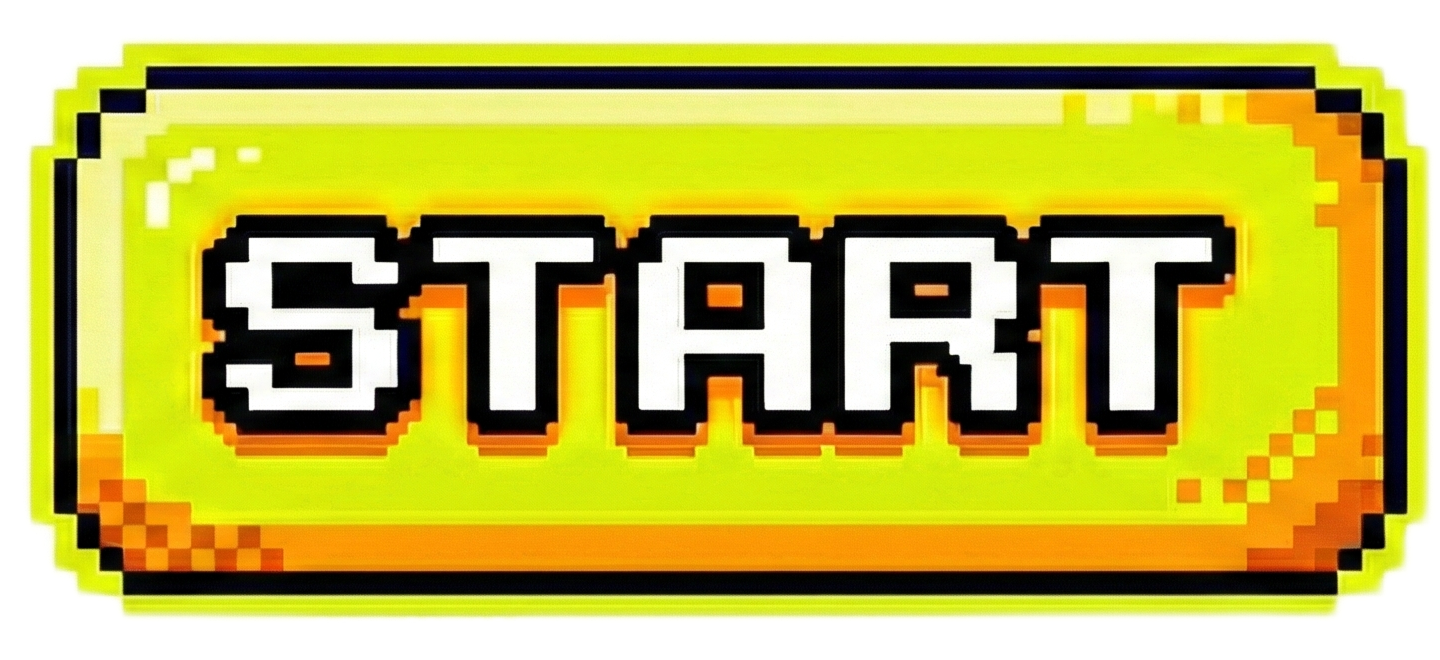
#> input picture public/start-button-1.png, 1440 x 660 px
$ python crop_button.py
#> lines starting #> are read from the running program, lines starting #| are printed output that depends on the picture
from PIL import Image
import os
from collections import deque

def crop_center_component(img_path, output_path):
#> called with img_path = 'public/start-button-1.png', output_path = 'public/start-button-cropped.png'
    try:
        with Image.open(img_path) as img:
#> img is the input picture: PIL image 1440x660 RGBA; mean R, G, B, A 177, 167.9, 65.5, 211.6
            img = img.convert("RGBA")
            width, height = img.size
#> width = 1440; height = 660
            pixels = img.load()

            # Visited array
            visited = set()

            # Start from center
            start_x, start_y = width // 2, height // 2
#> start_x = 720; start_y = 330

            # Check if center is transparent. If so, search spirally for a non-transparent pixel
            if pixels[start_x, start_y][3] == 0:
                print("Center is transparent. Searching for content...")
                found = False
                # Simple spiral or just scan center area
                for r in range(1, min(width, height)//2, 10):
                    if found: break
                    for i in range(-r, r+1, 5): # Step 5 for speed
                        if found: break
                        # Check top/bottom rows of box
                        for x in [start_x + i, start_x - i]:
                            if 0 <= x < width:
                                for y in [start_y - r, start_y + r]:
                                    if 0 <= y < height and pixels[x, y][3] > 0:
                                        start_x, start_y = x, y
                                        found = True
                                        break
                if not found:
                    print("Could not find content near center.")
                    return False

            print(f"Starting flood fill from ({start_x}, {start_y})")
#| Starting flood fill from (720, 330)

            # BFS to find connected component
            queue = deque([(start_x, start_y)])
            visited.add((start_x, start_y))

            min_x, max_x = start_x, start_x
#> min_x = 720; max_x = 720
            min_y, max_y = start_y, start_y
#> min_y = 330; max_y = 330

            count = 0

            while queue:
                x, y = queue.popleft()

                # Update bbox
                min_x = min(min_x, x)
                max_x = max(max_x, x)
                min_y = min(min_y, y)
                max_y = max(max_y, y)

                count += 1
                if count % 10000 == 0:
                    print(f"Processed {count} pixels...")

                # Check neighbors (4-connectivity)
                for dx, dy in [(-1, 0), (1, 0), (0, -1), (0, 1)]:
                    nx, ny = x + dx, y + dy

                    if 0 <= nx < width and 0 <= ny < height:
                        if (nx, ny) not in visited:
                            # If alpha > 10 (tolerance for semi-transparent edges)
                            if pixels[nx, ny][3] > 10:
                                visited.add((nx, ny))
                                queue.append((nx, ny))
                            else:
                                # Mark as visited to avoid re-checking transparent pixels too many times?
                                # No, because we only add to queue if it's part of component.
                                # But we should keep track of visited transparent pixels to avoid checking them again?
                                # Actually, standard BFS visited set should contain ALL visited nodes.
                                # BUT here we only traverse the component.
                                # So we check color before adding to queue.
                                # We can't add transparent pixels to 'visited' if we don't traverse them.
                                # But we need to avoid checking the same transparent neighbor multiple times from different component pixels.
                                # So we can have a 'checked' set.
                                pass
#> after the loop, count = 814772

            print(f"Component found. BBox: ({min_x}, {min_y}, {max_x}, {max_y})")
#| Component found. BBox: (18, 31, 1434, 621)

            # Crop
            # Add a small padding
            padding = 5
            crop_box = (
                max(0, min_x - padding),
                max(0, min_y - padding),
                min(width, max_x + 1 + padding),
                min(height, max_y + 1 + padding)
            )
#> crop_box = (13, 26, 1440, 627)

            cropped_img = img.crop(crop_box)
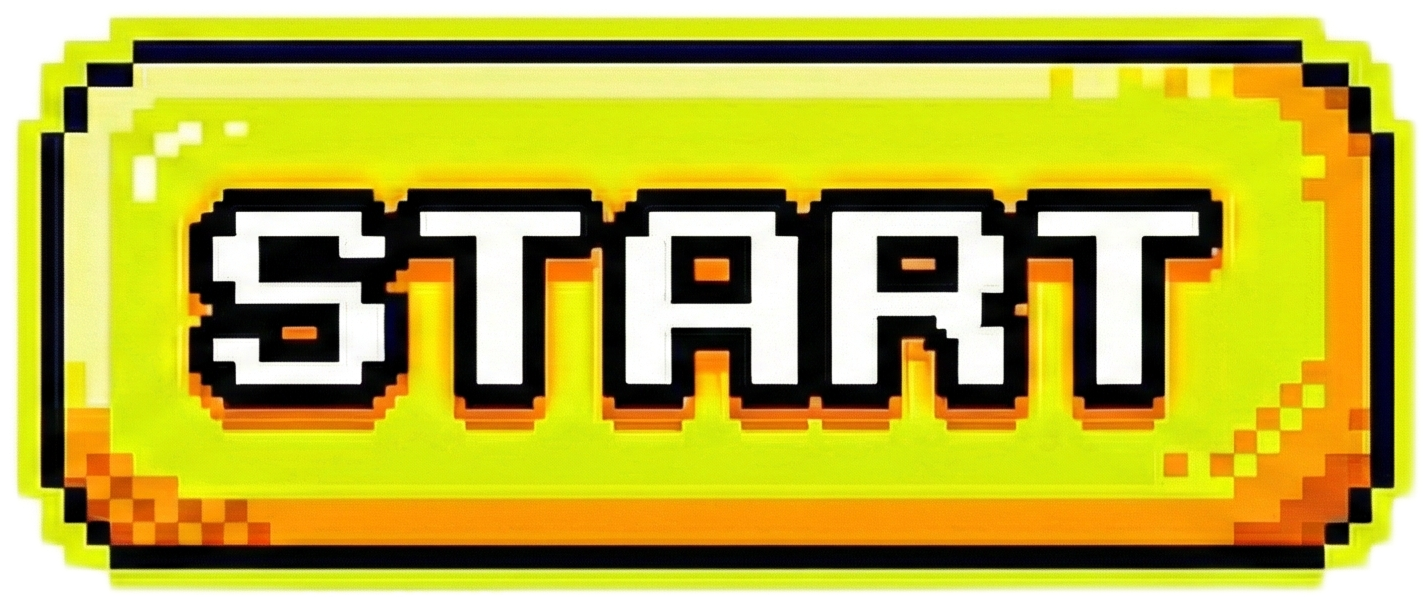
#> cropped_img: PIL image 1427x601 RGBA; mean R, G, B, A 181.8, 171.7, 58.2, 234.4; transparent parts drawn white
            cropped_img.save(output_path)
            print(f"Saved cropped image to {output_path}")
            return True

    except Exception as e:
        print(f"Error: {e}")
        return False

# Run the crop
crop_center_component('public/start-button-1.png', 'public/start-button-cropped.png')
